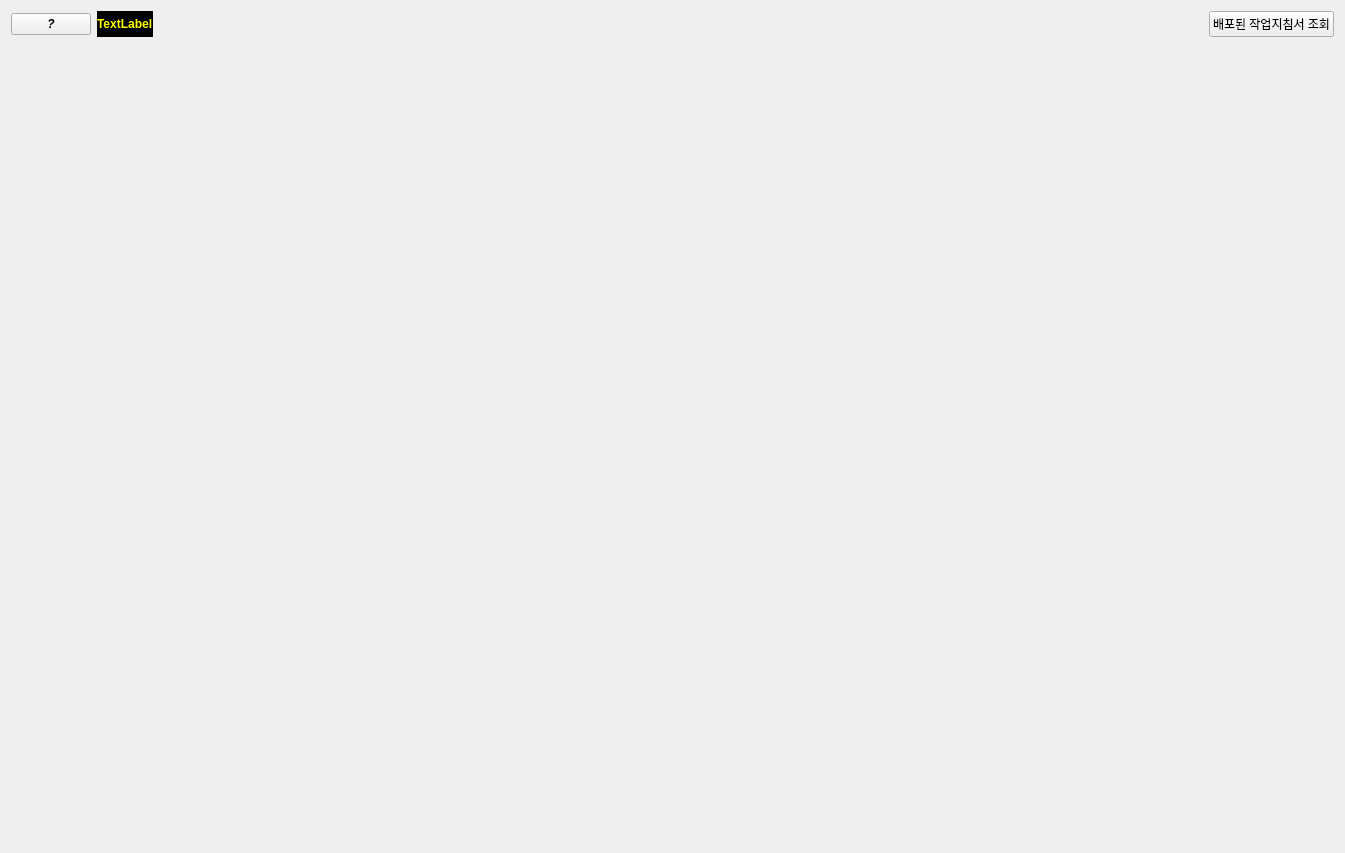
<?xml version="1.0" encoding="UTF-8"?>
<ui version="4.0">
 <class>Tab_App</class>
 <widget class="QWidget" name="Tab_App">
  <property name="geometry">
   <rect>
    <x>0</x>
    <y>0</y>
    <width>1345</width>
    <height>853</height>
   </rect>
  </property>
  <property name="windowTitle">
   <string>Form</string>
  </property>
  <layout class="QVBoxLayout" name="verticalLayout">
   <item>
    <widget class="QFrame" name="frame_info">
     <property name="sizePolicy">
      <sizepolicy hsizetype="Preferred" vsizetype="Fixed">
       <horstretch>0</horstretch>
       <verstretch>0</verstretch>
      </sizepolicy>
     </property>
     <property name="frameShape">
      <enum>QFrame::NoFrame</enum>
     </property>
     <property name="frameShadow">
      <enum>QFrame::Raised</enum>
     </property>
     <layout class="QHBoxLayout" name="horizontalLayout">
      <property name="leftMargin">
       <number>0</number>
      </property>
      <property name="topMargin">
       <number>0</number>
      </property>
      <property name="rightMargin">
       <number>0</number>
      </property>
      <property name="bottomMargin">
       <number>0</number>
      </property>
      <item>
       <widget class="QPushButton" name="pb_info">
        <property name="sizePolicy">
         <sizepolicy hsizetype="Fixed" vsizetype="Fixed">
          <horstretch>0</horstretch>
          <verstretch>0</verstretch>
         </sizepolicy>
        </property>
        <property name="font">
         <font>
          <italic>true</italic>
          <bold>true</bold>
         </font>
        </property>
        <property name="text">
         <string>?</string>
        </property>
       </widget>
      </item>
      <item>
       <widget class="QLabel" name="label_target">
        <property name="font">
         <font>
          <bold>true</bold>
         </font>
        </property>
        <property name="styleSheet">
         <string notr="true">background-color:black;color:yellow;</string>
        </property>
        <property name="text">
         <string>TextLabel</string>
        </property>
       </widget>
      </item>
      <item>
       <spacer name="horizontalSpacer">
        <property name="orientation">
         <enum>Qt::Horizontal</enum>
        </property>
        <property name="sizeHint" stdset="0">
         <size>
          <width>1238</width>
          <height>20</height>
         </size>
        </property>
       </spacer>
      </item>
      <item>
       <widget class="QPushButton" name="PB_Jakji_search">
        <property name="text">
         <string>배포된 작업지침서 조회</string>
        </property>
       </widget>
      </item>
     </layout>
    </widget>
   </item>
   <item>
    <widget class="Wid_Search_for" name="Wid_Search_for" native="true">
     <property name="sizePolicy">
      <sizepolicy hsizetype="Preferred" vsizetype="Fixed">
       <horstretch>0</horstretch>
       <verstretch>0</verstretch>
      </sizepolicy>
     </property>
    </widget>
   </item>
   <item>
    <widget class="Wid_Table_for_생산관리_일정관리" name="Wid_Table" native="true"/>
   </item>
  </layout>
 </widget>
 <customwidgets>
  <customwidget>
   <class>Wid_Search_for</class>
   <extends>QWidget</extends>
   <header>modules.PyQt.Tabs.생산관리.components.Wid_search_for_관리</header>
   <container>1</container>
  </customwidget>
  <customwidget>
   <class>Wid_Table_for_생산관리_일정관리</class>
   <extends>QWidget</extends>
   <header>modules.PyQt.Tabs.생산관리.tables.table_생산관리_일정관리</header>
   <container>1</container>
  </customwidget>
 </customwidgets>
 <resources/>
 <connections/>
</ui>
